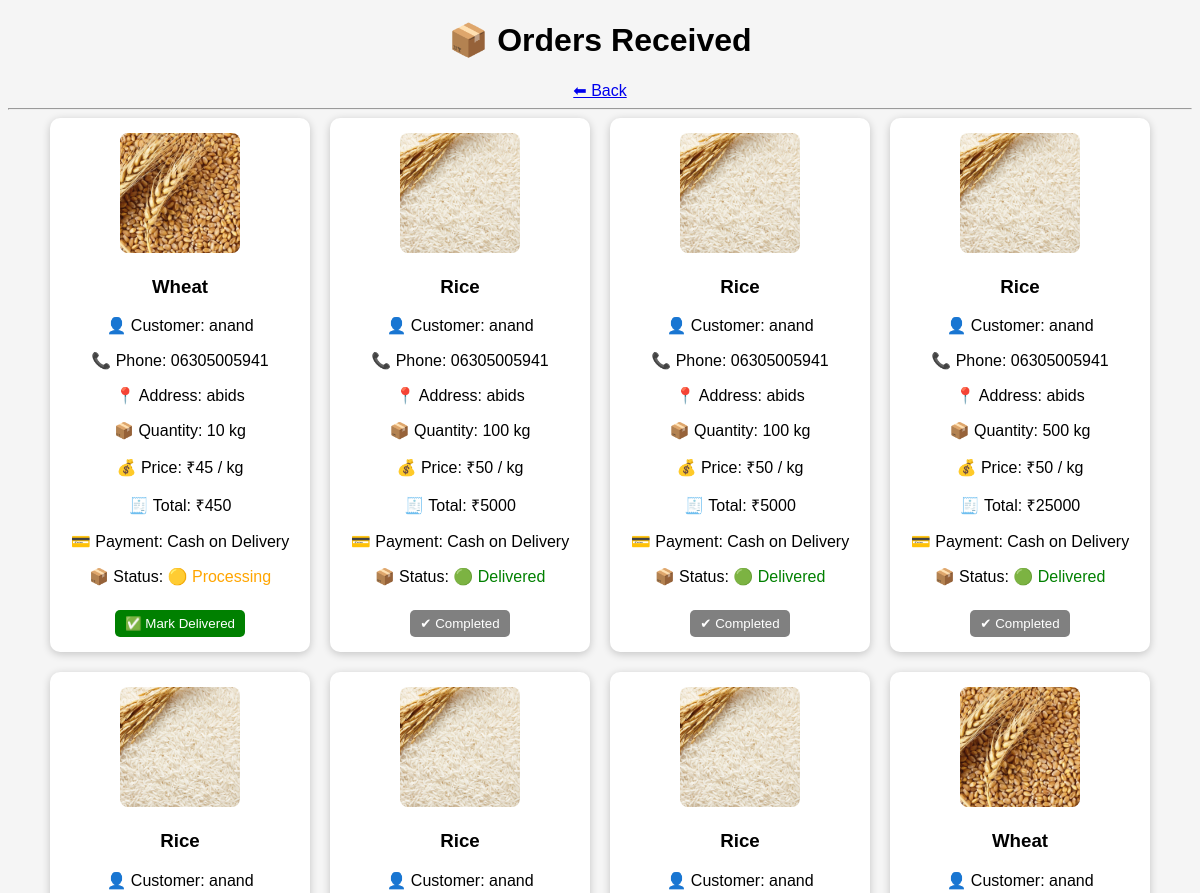
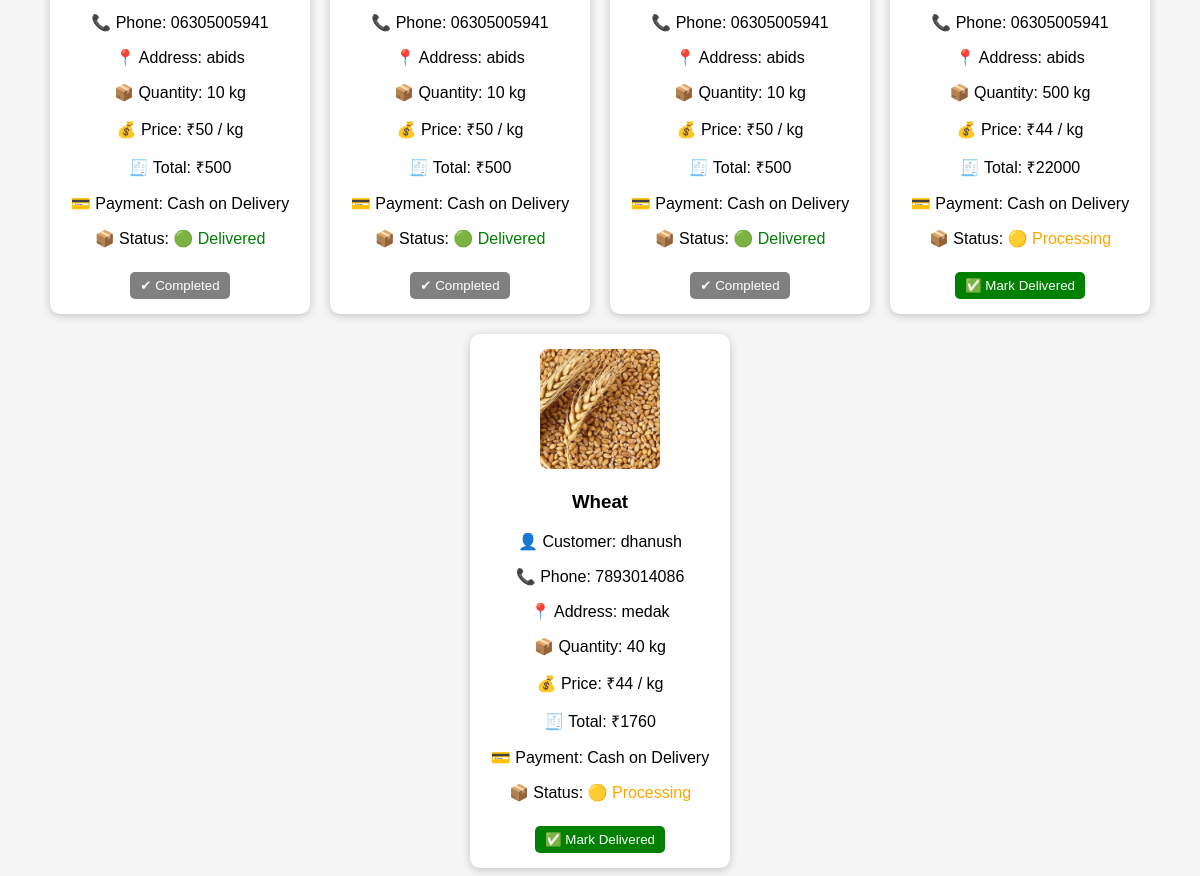
Screenshot of /farmer_orders (signed in) with the database file from the repository (2 pictures, top to bottom).
### tables this page shows
CREATE TABLE orders(
        id INTEGER PRIMARY KEY AUTOINCREMENT,
        user TEXT,
        crop TEXT,
        price INTEGER,
        image TEXT,
        farmer TEXT,
        quantity INTEGER,
        payment TEXT,
        status TEXT,
        order_status TEXT DEFAULT 'Pending'

    , phone TEXT, location TEXT);

### app.py (the view)
@app.route("/farmer_orders")
def farmer_orders():
    if "user" not in session:
        return redirect("/login")
    if session.get("role") != "farmer":
        return "Access denied"
    conn = sqlite3.connect("farmer.db")
    cur = conn.cursor()
    cur.execute("""
       SELECT user, crop, quantity, price, payment, image, phone , location, order_status
       FROM orders
       WHERE farmer=? AND status='placed'
    """, (session["user"],))
    orders = cur.fetchall()
    conn.close()
    return render_template("farmer_orders.html", orders=orders)

### templates/farmer_orders.html (shortened to what this page needs)
<!DOCTYPE html>
<html>
<head>
</head>
<body>
    <h1>📦 Orders Received</h1>
    <a href="/market">⬅ Back</a>
    <hr>
    <div class="container">
        {% if orders|length == 0 %}
        <h2 style="color:#555; margin-top:40px;">
            📦 No orders received
        </h2>
        {% else %}
        {% for order in orders %}
        <div class="card">
            {% if order[5] %}
            <img src="{{ url_for('static', filename='uploads/' + order[5]) }}">
            {% endif %}
            <h3>{{ order[1] }}</h3>
            <p>👤 Customer: {{ order[0] }}</p>
            <p>📞 Phone: {{ order[6] }}</p>
            <p>📍 Address: {{ order[7] }}</p>
            <p>📦 Quantity: {{ order[2] }} kg</p>
            <p>💰 Price: ₹{{ order[3] }} / kg</p>
            <p>🧾 Total: ₹{{ order[2] * order[3] }}</p>
            <p>💳 Payment: {{ order[4] }}</p>
            <p>
                📦 Status:
                {% if order[8] == 'Pending' %}
                <span style="color:red;">🔴 Pending</span>
                {% elif order[8] == 'Processing' %}
                <span style="color:orange;">🟡 Processing</span>
                {% elif order[8] == 'Delivered' %}
                <span style="color:green;">🟢 Delivered</span>
                {% endif %}
            </p>
            {% if order[8] == 'Pending' %}
            <a href="/update_status/{{ order[1] }}/Processing">
                <button style="background:orange;">
                    ➡ Move to Processing
                </button>
            </a>
            {% elif order[8] == 'Processing' %}
            <a href="/update_status/{{ order[1] }}/Delivered">
                <button style="background:green;">
                    ✅ Mark Delivered
                </button>
            </a>
            {% else %}
            <button style="background:gray;" disabled>
                ✔ Completed
            </button>
            {% endif %}
        </div>
        {% endfor %}
        {% endif %}
    </div>
</body>
</html>

### templates/farmer_orders.html (style rules this page uses)
body { font-family: Arial; background: #f5f5f5; text-align: center; }
.container { display: flex; flex-wrap: wrap; gap: 20px; justify-content: center; }
.card { background: white; border-radius: 10px; padding: 15px; width: 230px; box-shadow: 0 2px 8px rgba(0, 0, 0, 0.2); }
img { width: 120px; height: 120px; object-fit: cover; border-radius: 8px; }
button { padding: 6px 10px; border: none; border-radius: 5px; color: white; cursor: pointer; margin-top: 8px; }

### rows the page displays
orders: image (picture), crop "Wheat", user "anand", phone "06305005941", location "abids", quantity "10", price "45", order[2]*order[3] "450", payment "Cash on Delivery", order_status "🟡 Processing"
orders: image (picture), crop "Rice", user "anand", phone "06305005941", location "abids", quantity "100", price "50", order[2]*order[3] "5000", payment "Cash on Delivery", order_status "🟢 Delivered"
orders: image (picture), crop "Rice", user "anand", phone "06305005941", location "abids", quantity "100", price "50", order[2]*order[3] "5000", payment "Cash on Delivery", order_status "🟢 Delivered"
orders: image (picture), crop "Rice", user "anand", phone "06305005941", location "abids", quantity "500", price "50", order[2]*order[3] "25000", payment "Cash on Delivery", order_status "🟢 Delivered"
orders: image (picture), crop "Rice", user "anand", phone "06305005941", location "abids", quantity "10", price "50", order[2]*order[3] "500", payment "Cash on Delivery", order_status "🟢 Delivered"
orders: image (picture), crop "Rice", user "anand", phone "06305005941", location "abids", quantity "10", price "50", order[2]*order[3] "500", payment "Cash on Delivery", order_status "🟢 Delivered"
orders: image (picture), crop "Rice", user "anand", phone "06305005941", location "abids", quantity "10", price "50", order[2]*order[3] "500", payment "Cash on Delivery", order_status "🟢 Delivered"
orders: image (picture), crop "Wheat", user "anand", phone "06305005941", location "abids", quantity "500", price "44", order[2]*order[3] "22000", payment "Cash on Delivery", order_status "🟡 Processing"
orders: image (picture), crop "Wheat", user "dhanush", phone "7893014086", location "medak", quantity "40", price "44", order[2]*order[3] "1760", payment "Cash on Delivery", order_status "🟡 Processing"
